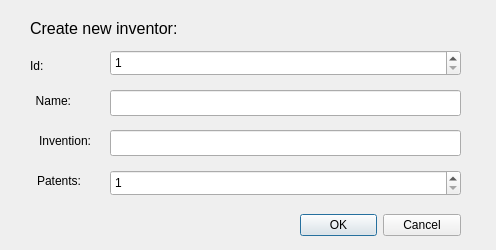
<?xml version="1.0" encoding="UTF-8"?>
<ui version="4.0">
 <class>AddDialog</class>
 <widget class="QDialog" name="AddDialog">
  <property name="geometry">
   <rect>
    <x>0</x>
    <y>0</y>
    <width>496</width>
    <height>250</height>
   </rect>
  </property>
  <property name="windowTitle">
   <string>Dialog</string>
  </property>
  <widget class="QDialogButtonBox" name="buttonBox">
   <property name="geometry">
    <rect>
     <x>300</x>
     <y>210</y>
     <width>161</width>
     <height>31</height>
    </rect>
   </property>
   <property name="locale">
    <locale language="English" country="UnitedStates"/>
   </property>
   <property name="orientation">
    <enum>Qt::Horizontal</enum>
   </property>
   <property name="standardButtons">
    <set>QDialogButtonBox::Cancel|QDialogButtonBox::Ok</set>
   </property>
  </widget>
  <widget class="QLabel" name="label_8">
   <property name="geometry">
    <rect>
     <x>30</x>
     <y>20</y>
     <width>211</width>
     <height>17</height>
    </rect>
   </property>
   <property name="font">
    <font>
     <family>Ubuntu</family>
     <pointsize>12</pointsize>
     <weight>50</weight>
     <italic>false</italic>
     <bold>false</bold>
    </font>
   </property>
   <property name="text">
    <string>Create new inventor:</string>
   </property>
  </widget>
  <widget class="QLineEdit" name="lineEdit">
   <property name="geometry">
    <rect>
     <x>110</x>
     <y>90</y>
     <width>351</width>
     <height>26</height>
    </rect>
   </property>
  </widget>
  <widget class="QLineEdit" name="lineEdit_2">
   <property name="geometry">
    <rect>
     <x>110</x>
     <y>130</y>
     <width>351</width>
     <height>26</height>
    </rect>
   </property>
  </widget>
  <widget class="QSpinBox" name="spinBox">
   <property name="geometry">
    <rect>
     <x>110</x>
     <y>170</y>
     <width>351</width>
     <height>26</height>
    </rect>
   </property>
   <property name="minimum">
    <number>1</number>
   </property>
   <property name="maximum">
    <number>2000</number>
   </property>
   <property name="value">
    <number>1</number>
   </property>
  </widget>
  <widget class="QLabel" name="label_4">
   <property name="geometry">
    <rect>
     <x>30</x>
     <y>50</y>
     <width>71</width>
     <height>31</height>
    </rect>
   </property>
   <property name="text">
    <string>Id:</string>
   </property>
  </widget>
  <widget class="QLabel" name="label_2">
   <property name="geometry">
    <rect>
     <x>20</x>
     <y>120</y>
     <width>71</width>
     <height>41</height>
    </rect>
   </property>
   <property name="text">
    <string>Invention:</string>
   </property>
   <property name="alignment">
    <set>Qt::AlignRight|Qt::AlignTrailing|Qt::AlignVCenter</set>
   </property>
  </widget>
  <widget class="QLabel" name="label_3">
   <property name="geometry">
    <rect>
     <x>20</x>
     <y>160</y>
     <width>61</width>
     <height>41</height>
    </rect>
   </property>
   <property name="text">
    <string>Patents:</string>
   </property>
   <property name="alignment">
    <set>Qt::AlignRight|Qt::AlignTrailing|Qt::AlignVCenter</set>
   </property>
  </widget>
  <widget class="QSpinBox" name="spinBox_2">
   <property name="geometry">
    <rect>
     <x>110</x>
     <y>50</y>
     <width>351</width>
     <height>26</height>
    </rect>
   </property>
   <property name="minimum">
    <number>1</number>
   </property>
   <property name="maximum">
    <number>20</number>
   </property>
  </widget>
  <widget class="QLabel" name="label">
   <property name="geometry">
    <rect>
     <x>10</x>
     <y>80</y>
     <width>61</width>
     <height>41</height>
    </rect>
   </property>
   <property name="layoutDirection">
    <enum>Qt::LeftToRight</enum>
   </property>
   <property name="text">
    <string>Name:</string>
   </property>
   <property name="alignment">
    <set>Qt::AlignRight|Qt::AlignTrailing|Qt::AlignVCenter</set>
   </property>
  </widget>
 </widget>
 <resources/>
 <connections>
  <connection>
   <sender>buttonBox</sender>
   <signal>accepted()</signal>
   <receiver>AddDialog</receiver>
   <slot>accept()</slot>
   <hints>
    <hint type="sourcelabel">
     <x>248</x>
     <y>254</y>
    </hint>
    <hint type="destinationlabel">
     <x>157</x>
     <y>274</y>
    </hint>
   </hints>
  </connection>
  <connection>
   <sender>buttonBox</sender>
   <signal>rejected()</signal>
   <receiver>AddDialog</receiver>
   <slot>reject()</slot>
   <hints>
    <hint type="sourcelabel">
     <x>316</x>
     <y>260</y>
    </hint>
    <hint type="destinationlabel">
     <x>286</x>
     <y>274</y>
    </hint>
   </hints>
  </connection>
 </connections>
</ui>
